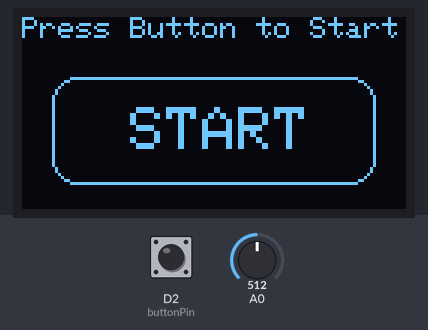
A sketch run on a simulated Arduino MKR. Parts: 128×64 one-colour display. The test bench sets the inputs (shaded band); at power-on: D2 (buttonPin) HIGH, A0 = 512. The local clock reads 2024-03-15 10:24:30 at power-on unless the sketch sets it; what the sketch prints to the serial monitor is not drawn.

Above: at 1.2 s.
1.3 s: D2 (buttonPin) pulled LOW for 0.15 s
At 2.8 s:
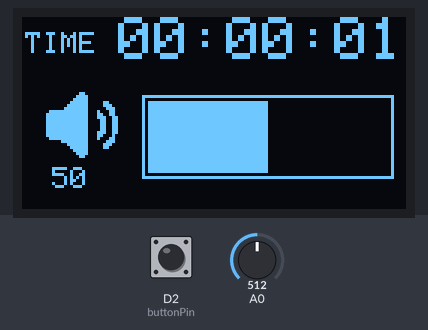
4.4 s: A0 set to 716
At 5.8 s:
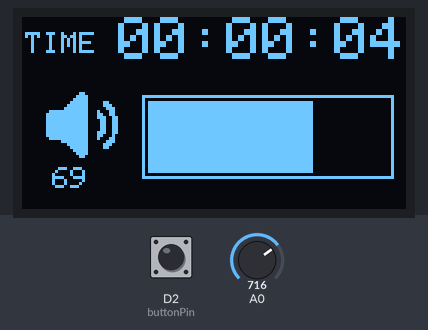
6.5 s: A0 set to 900
At 7.8 s:
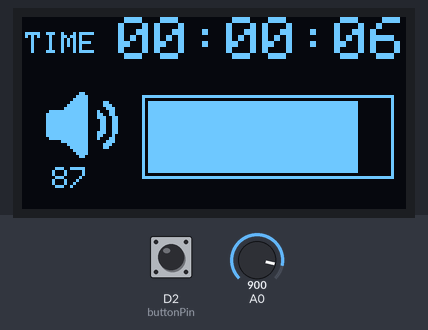
8.5 s: A0 set to 1023
At 9.5 s:
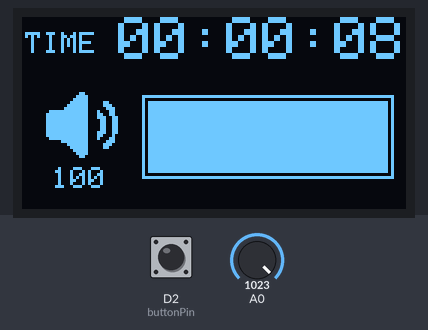
Timing chart, 0 to 11.5 s (numbered marks = the images above; inputs shaded):
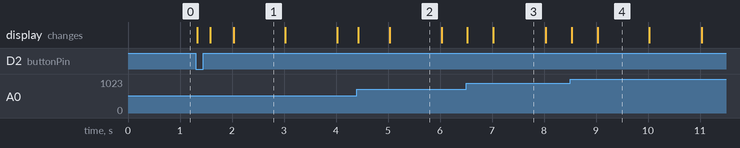

Measured:
- after the input at 1.3 s, the display: first changes at once (image 1 shows a later state)
- what the display in image 1 shows lasts 1.0 s, from 2.0 s to 3.0 s

The sketch:

displayTime.ino
```cpp
/*
  Time displat for SSD1306 Display
   Displays a time and a potentiometer parameter on a SSD1306 128x64 pixel display
   Uses Adafruit EPD library: http://librarymanager/All#Adafruit_SSD1306
   Circuit:
   - 128x64 SSD1306 OLED display connected to I2C pins.

  created 21 Feb 2021
  by Rebecca Jingyi Zhou
*/

#include <Wire.h>
#include <Adafruit_SSD1306.h>
#include <RTCZero.h>

const int SCREEN_WIDTH = 128; // OLED display width, in pixels
const int SCREEN_HEIGHT = 64; // OLED display height, in pixels
const int OLED_RESET = 0; // Reset pin for display (0 or -1 if no reset pin)

// colors for a monochrome display:
const int foregroundColor = 0x01;  // white
const int backgroundColor = 0x00;  // black

// initialize the display library instance:
Adafruit_SSD1306 display(SCREEN_WIDTH, SCREEN_HEIGHT, &Wire);

// initialize the RTC time monitor:
RTCZero rtc;

int buttonPin = 2;

#define LOGO_HEIGHT   24
#define LOGO_WIDTH    24

// 'sound icon', 24x24px:
// check out this blpg to get bmp code: https://create.arduino.cc/projecthub/najad/interfacing-and-displaying-images-on-oled-59344a
const unsigned char logo_bmp [] PROGMEM = {
  0x00, 0x00, 0x00, 0x00, 0x18, 0x00, 0x00, 0x3c, 0x00, 0x00, 0x7c, 0x00, 0x00, 0xfc, 0x18, 0x01,
  0xfc, 0x1c, 0x03, 0xfc, 0x0e, 0x7f, 0xfc, 0x46, 0xff, 0xfc, 0x66, 0xff, 0xfc, 0x73, 0xff, 0xfc,
  0x33, 0xff, 0xfc, 0x33, 0xff, 0xfc, 0x33, 0xff, 0xfc, 0x33, 0xff, 0xfc, 0x73, 0xff, 0xfc, 0x62,
  0x7f, 0xfc, 0x46, 0x07, 0xfc, 0x0e, 0x01, 0xfc, 0x1c, 0x00, 0xfc, 0x18, 0x00, 0x7c, 0x00, 0x00,
  0x3c, 0x00, 0x00, 0x18, 0x00, 0x00, 0x00, 0x00
};

// time variables
int prevSec, currentSec;
int prevMin, currentMin;
int prevHour, currentHour;
bool isChanged = false;

// sound/analog input variables
int intensity = 0;
int lastIntensity = 0;
int threshold = 10;

bool buttonState = false;
bool prevButtonState = false;

bool isBegin = false;

void setup() {
  // put your setup code here, to run once:
  pinMode(buttonPin, INPUT_PULLUP); //button

  // initialize serial:
  Serial.begin(9600);

  Serial.setTimeout(10);
  // wait 3 sec. for serial monitor to open:
  if (!Serial) delay(3000);

  // start the display:
  display.begin(SSD1306_SWITCHCAPVCC, 0x3C);

  // initialize RTC Time:
  rtc.begin();
  rtc.setTime(0, 0, 0);

  // text display tests
  // Clear the buffer
  display.clearDisplay();

  // Draw onload screen
  display.setTextSize(1);
  display.setTextColor(SSD1306_WHITE);
  display.setCursor(0, 0);
  display.println("Press Button to Start");

  display.drawRoundRect(10, 20, display.width() - 20, 36,
                        8, SSD1306_WHITE);

  display.setTextSize(2);
  display.setTextColor(SSD1306_WHITE);
  display.setCursor(36, 30);
  display.println("START");

  display.display(); // actually display all of the above

  // init time variables
  prevSec = 0;
  prevMin = 0;
  prevHour = 0;
}

void loop() {
  // put your main code here, to run repeatedly:

  // read all inputs
  buttonState = digitalRead(buttonPin);
  intensity = analogRead(A0);

  currentSec = rtc.getSeconds();
  currentMin = rtc.getMinutes();
  currentHour = rtc.getHours();

  // Check if user presses start button
  if (buttonState != prevButtonState && !buttonState && !isBegin) {
    isBegin = true;
    // if start, show start screen, reset rtc time
    startScreen();
  }

  prevButtonState = buttonState;

  // if start, enter main screen
  if (isBegin) {
    // Check time
    if (prevSec != currentSec) {
      prevSec = currentSec;
      isChanged = true;
    }

    if (prevMin != currentMin) {
      prevMin = currentMin;
      isChanged = true;
    }

    if (prevHour != currentHour) {
      prevHour = currentHour;
      isChanged = true;
    }

    // check sound
    if (abs(intensity - lastIntensity) > threshold) {
      lastIntensity = intensity;
      isChanged = true;
    }

    // if any of these changed, refresh display
    if (isChanged) {
      Serial.println("change");
      display.clearDisplay();

      display.setTextSize(1);
      display.setTextColor(SSD1306_WHITE);
      display.setCursor(1, 5);
      display.print("TIME");
      display.setTextSize(2);
      display.setCursor(32, 0);
      // force two digit display for hour, minute, and second.
      twoDigitPrint(prevHour);
      display.print(":");
      twoDigitPrint(prevMin);
      display.print(":");
      twoDigitPrint(prevSec);
      display.println();

      // draw sound icon
      display.drawBitmap(8, (display.height() - LOGO_HEIGHT) / 2 + 4,
                         logo_bmp, LOGO_WIDTH, LOGO_HEIGHT, 1);

      // draw sound input UI
      int width = map(lastIntensity, 0, 1023, 0, (display.width() - 48));
      int percentage = map(lastIntensity, 0, 1023, 0, 100);

      display.drawRect(40, 26, display.width() - 44, display.height() - 36, SSD1306_WHITE);
      display.fillRect(42, 28, width, display.height() - 40, SSD1306_WHITE);

      // display sound input as numbers
      display.setCursor(10, (display.height() + LOGO_HEIGHT) / 2 + 6);
      display.setTextSize(1);
      display.println(percentage);

      display.display();
      isChanged = false;
    }
  }

}

void startScreen() {
  display.drawRoundRect(10, 20, display.width() - 20, 36,
                        8, SSD1306_WHITE);
  display.fillRoundRect(12, 22, display.width() - 24, 32,
                        8, SSD1306_INVERSE);

  display.setTextSize(2);
  display.setTextColor(SSD1306_BLACK);
  display.setCursor(36, 30);
  display.println("START");

  display.display(); // actually display all of the above
  delay(200);

  rtc.setTime(0, 0, 0);

}

void twoDigitPrint(int n) {
  if (n < 10) {
    display.print(0);
  }

  display.print(n);
}
```
